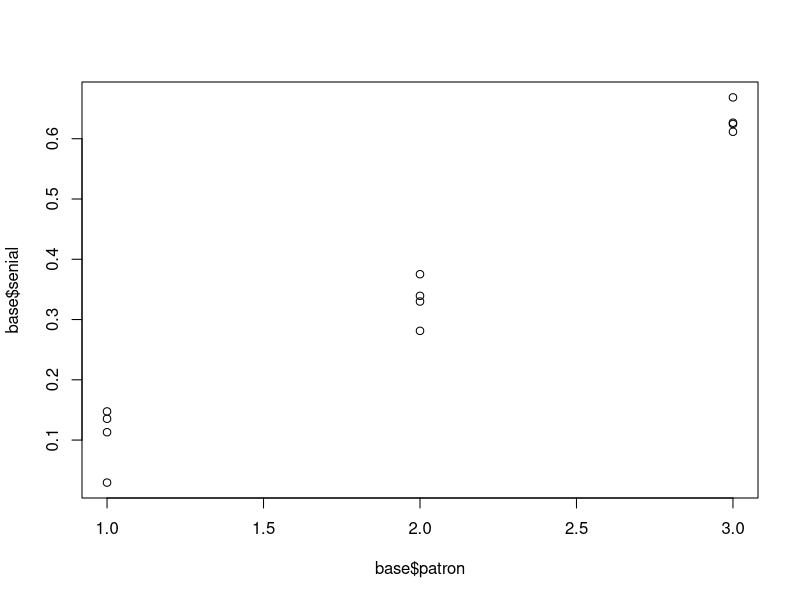
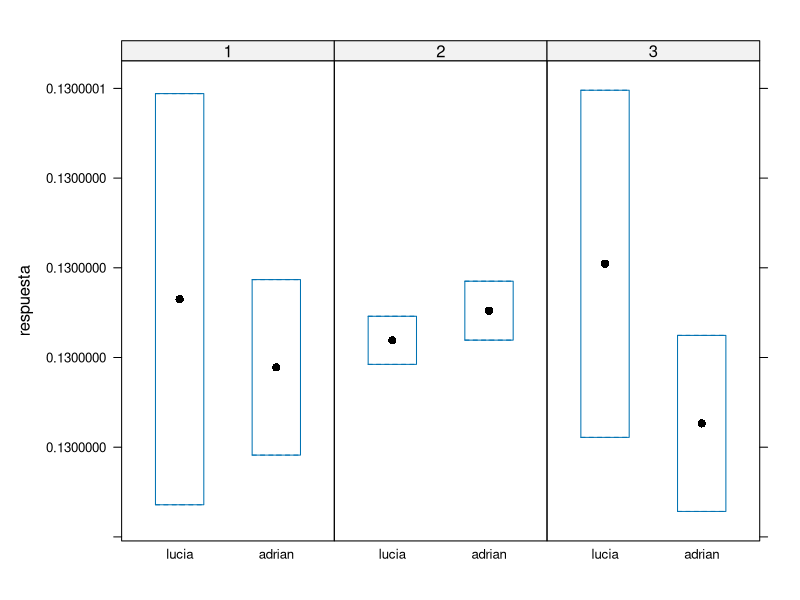
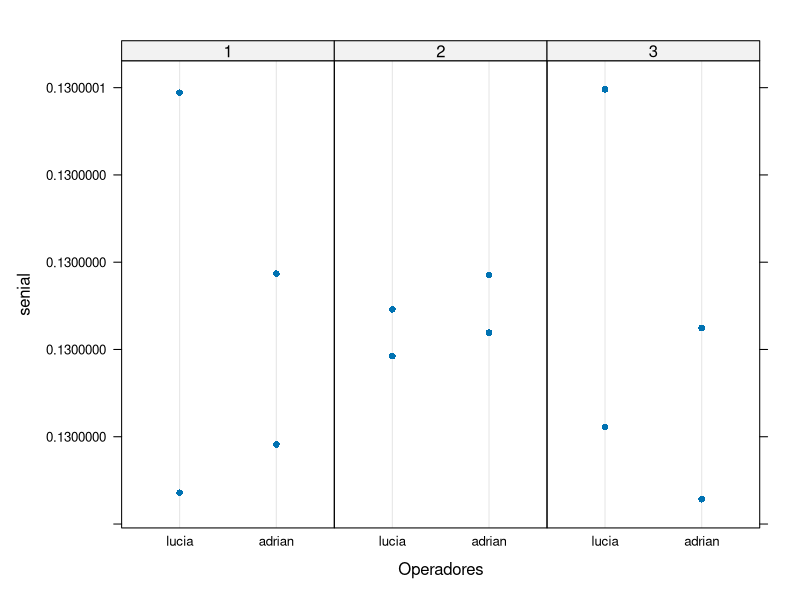
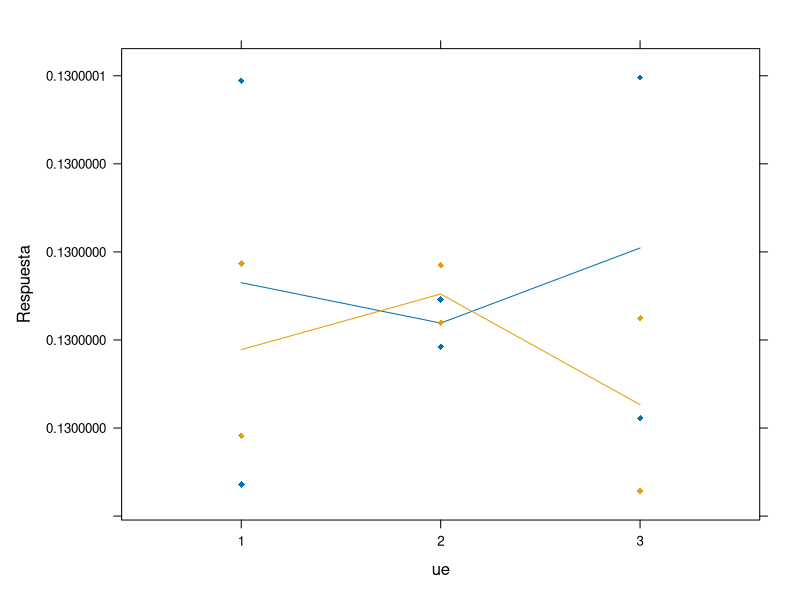
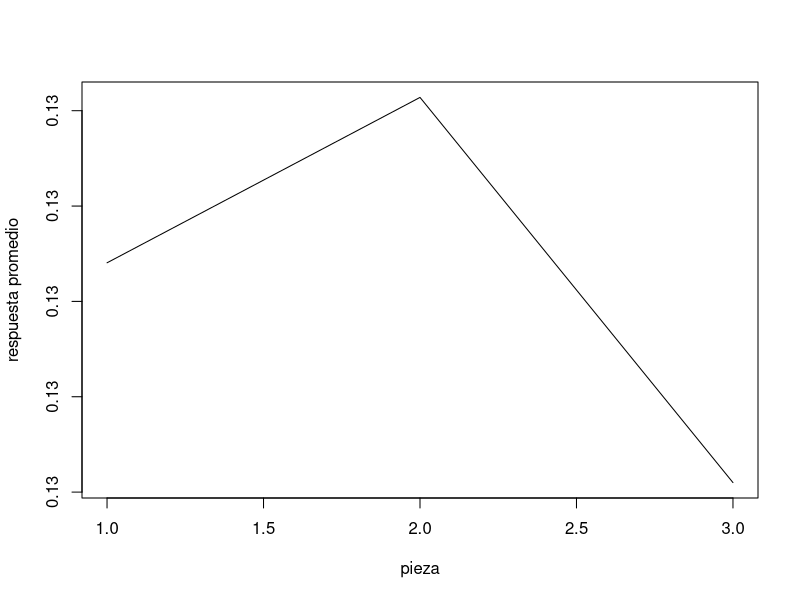
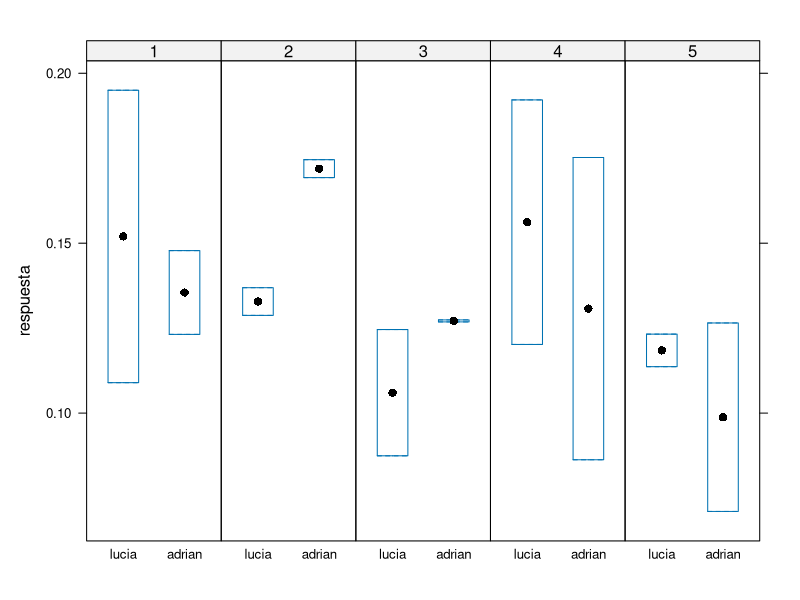
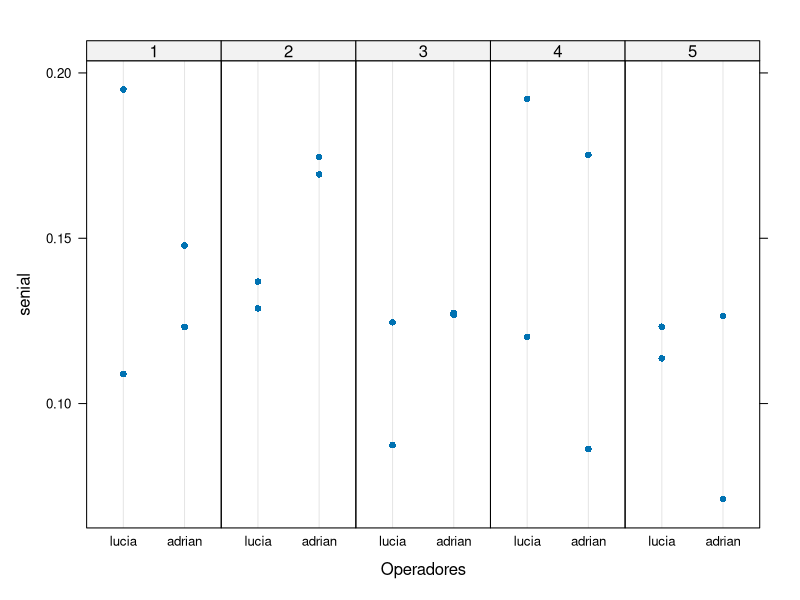
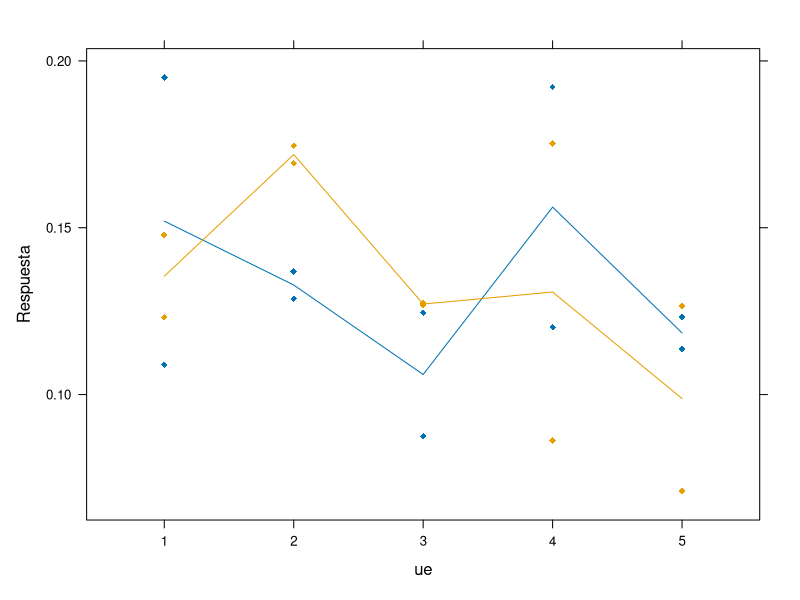

The R script that drew these images, in order:
## ---- chunk 1
N <- 3 # numero de patrones que quieran
r <- 4 # cantidad de repeticiones por patron



sigma<- 0.002 

prom1 <- 0.13
prom2 <- 0.35
prom3 <- 0.60
prom4 <- 0.90
prom5 <- 1.25

senial <- c()

patron <- factor(rep(1:N,each=r))

for (i in 1:length(patron)) {

  if(patron[i] == 1){
    
    senial[i] =  abs(rnorm(n=r, mean= prom1, sd=sqrt(sigma)))
    
  }else if(patron[i] == 2){
    
    senial[i] = abs(rnorm(n=r, mean= prom2, sd=sqrt(sigma)))
    
  }else if(patron[i] == 3){
    
    senial[i] = abs(rnorm(n=r, mean= prom3, sd=sqrt(sigma)))
    
  # }else if(patron[i] == 4){
  #  
  #   senial[i] = abs(rnorm(n=r, mean= prom4, sd=sqrt(sigma)))
     
  # }else if(patron[i] == 5){
  #   
  #   senial[i] = abs(rnorm(n=r, mean= prom5, sd=sqrt(sigma)))
  #   
  }
  
} 


senial <- as.numeric(senial)
base <- data.frame(cbind(patron,senial))

plot(base$patron,base$senial)

# library(ggplot2)
# 
# ggplot(base, aes(patron,senial)) + 
#   geom_point() +
#   geom_smooth(method = "lm") 
# ------------------------------------------------------------------- REPRODUCIBILIDAD Y REPETIBILIDAD ----------------------------------------------------------------------------
# R&R:
N <- 1 # numero de patrones que quieran
r <- 12 # cantidad de repeticiones por patron

sigma<- 0.000000000000001 

prom1 <- 0.13

senial <- c()

patron <- factor(rep(1:N,each=r))

for (i in 1:length(patron)) {

  if(patron[i] == 1){
    
    senial[i] =  abs(rnorm(n=r, mean= prom1, sd=sqrt(sigma)))
    
  }
  
}

senial <- as.numeric(senial)
analistas <- factor(rep(c("lucia","adrian"),each = 2, times = 3))
repe <- rep(c(1,2),6)
ue <- rep(1:3,each = 4)
base <- data.frame(cbind(patron,senial,analistas,repe,ue))

base$ue <- factor(base$ue)
base$repe <- factor(base$repe)
base$analistas <- factor(base$analistas)
levels(base$analistas) = c("lucia","adrian")
str(base)
# visualizacion:
library(lattice)
bwplot(senial~analistas|ue,layout=c(3,1),ylab = "respuesta",data = base)
dotplot(senial~analistas|ue,xlab="Operadores",layout=c(3,1),data=base)
xyplot(senial~ue,groups = analistas, type = c("p", "a"),pch = 18,  ylab = "Respuesta", base)
plot(tapply(base$senial,base$ue,mean),type = "l",xlab = "pieza",ylab = "respuesta promedio")
## ---- chunk 2
table(base$analistas,base$repe)
## ---- chunk 3
N <- 1 # numero de patrones que quieran
r <- 20 # cantidad de repeticiones por patron

sigma<- 0.001 

prom1 <- 0.13

senial <- c()

patron <- factor(rep(1:N,each=r))

for (i in 1:length(patron)) {

  if(patron[i] == 1){
    
    senial[i] =  abs(rnorm(n=r, mean= prom1, sd=sqrt(sigma)))
    
  }
  
}

senial <- as.numeric(senial)
analistas <- factor(rep(c("lucia","adrian"),each = 2, times = 5))
repe <- rep(c(1,2),10)
ue <- rep(1:5,each = 4)
base <- data.frame(cbind(patron,senial,analistas,repe,ue))

base$ue <- factor(base$ue)
base$repe <- factor(base$repe)
base$analistas <- factor(base$analistas)
levels(base$analistas) = c("lucia","adrian")
str(base)
# visualizacion:
library(lattice)
bwplot(senial~analistas|ue,layout=c(5,1),ylab = "respuesta",data = base)
dotplot(senial~analistas|ue,xlab="Operadores",layout=c(5,1),data=base)
xyplot(senial~ue,groups = analistas, type = c("p", "a"),pch = 18,  ylab = "Respuesta", base)
plot(tapply(base$senial,base$ue,mean),type = "l",xlab = "pieza",ylab = "respuesta promedio")
## ---- chunk 4
table(base$ue,base$analistas)
## ---- chunk 5
N <- 1 # numero de patrones que quieran
r <- 24 # cantidad de repeticiones por patron

sigma<- 0.00001 

prom1 <- 0.13

senial <- c()

patron <- factor(rep(1:N,each=r))

for (i in 1:length(patron)) {

  if(patron[i] == 1){
    
    senial[i] =  abs(rnorm(n=r, mean= prom1, sd=sqrt(sigma)))
    
  }
  
}

senial <- as.numeric(senial)
analistas <- factor(rep(c("lucia","adrian"),each = 3, times = 4))
repe <- rep(c(1:3),8)
ue <- rep(1:4,each = 6)
base <- data.frame(cbind(patron,senial,analistas,repe,ue))

base$ue <- factor(base$ue)
base$repe <- factor(base$repe)
base$analistas <- factor(base$analistas)
levels(base$analistas) = c("lucia","adrian")
str(base)
# visualizacion:
library(lattice)
bwplot(senial~analistas|ue,layout=c(4,1),ylab = "respuesta",data = base)
dotplot(senial~analistas|ue,xlab="Operadores",layout=c(4,1),data=base)
xyplot(senial~ue,groups = analistas, type = c("p", "a"),pch = 18,  ylab = "Respuesta", base)
plot(tapply(base$senial,base$ue,mean),type = "l",xlab = "pieza",ylab = "respuesta promedio")
## ---- chunk 6
table(base$ue,base$analistas)
## ---- chunk 7
N <- 5 # numero de patrones que quieran
r <- 3 # cantidad de repeticiones por patron



# sigma<- 0.002 

prom1 <- 0.13
prom2 <- 0.35
prom3 <- 0.60
prom4 <- 0.95
prom5 <- 1.25

senial <- c()

patron <- factor(rep(1:N,each=r))

for (i in 1:length(patron)) {

  if(patron[i] == 1){
    
    senial[i] =  abs(rnorm(n=r, mean= prom1, sd=sqrt(0.0002)))
    
  }else if(patron[i] == 2){
    
    senial[i] = abs(rnorm(n=r, mean= prom2, sd=sqrt(0.002)))
    
  }else if(patron[i] == 3){
    
    senial[i] = abs(rnorm(n=r, mean= prom3, sd=sqrt(0.01)))
    
  }else if(patron[i] == 4){
   
    senial[i] = abs(rnorm(n=r, mean= prom4, sd=sqrt(0.02)))
     
  }else if(patron[i] == 5){
    
    senial[i] = abs(rnorm(n=r, mean= prom5, sd=sqrt(0.1)))
    
  }
  
} 
senial <- as.numeric(senial)
base <- data.frame(cbind(patron,senial))

plot(base$patron,base$senial)

# library(ggplot2)
# 
# ggplot(base, aes(patron,senial)) + 
#   geom_point() +
#   geom_smooth(method = "lm") 
## ---- chunk 8
